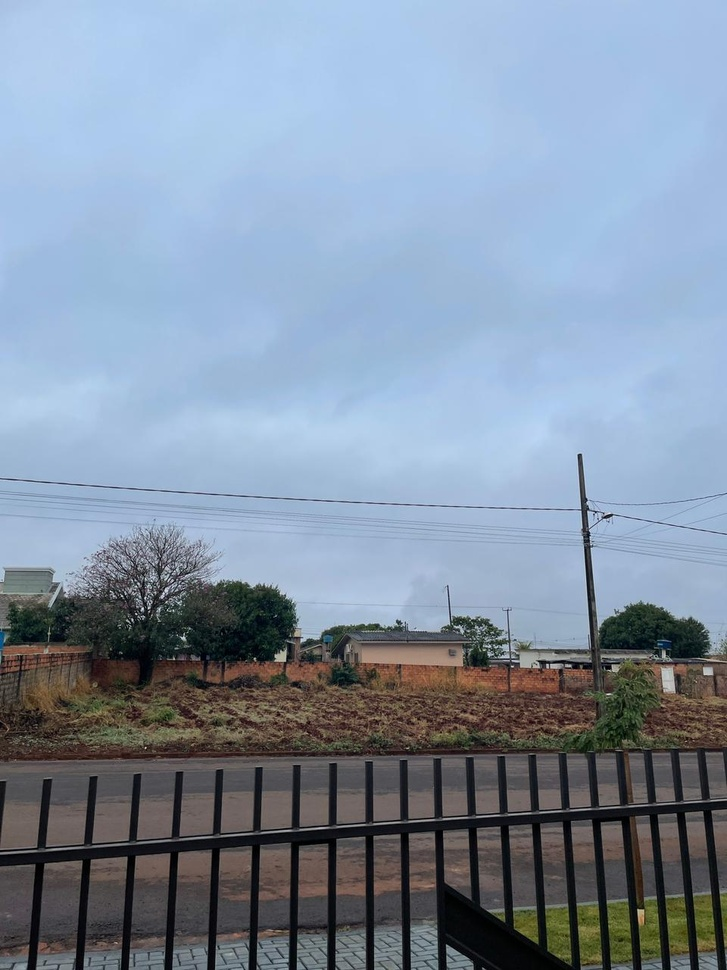
//> input picture imgs/t5.jpeg, 727 x 970 px, shrunk from 960 x 1280 before the run
$ ./Aeropano   (built with g++ and OpenCV 4)
//> lines starting //> are read from the running program, lines starting //| are printed output that depends on the picture
#include <opencv2/opencv.hpp>
#include <iostream>


int main()
{
    cv::Mat imgs[] = { cv::imread("imgs/t5.jpeg"), cv::imread("imgs/t6.jpeg") };
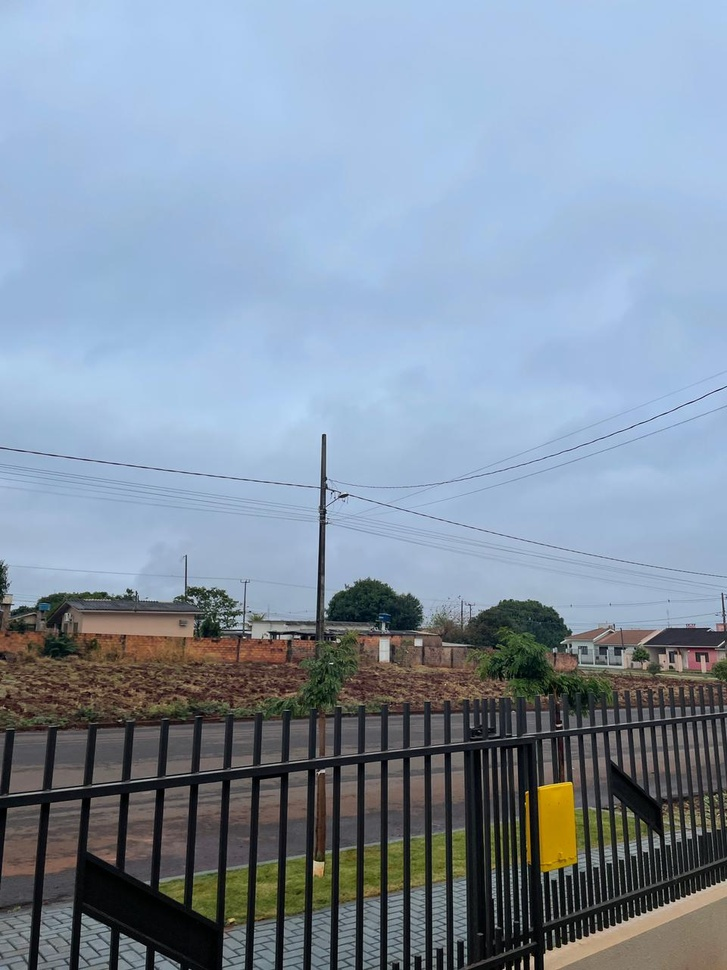
//> input picture imgs/t6.jpeg, 727 x 970 px, shrunk from 960 x 1280 before the run
//> imgs[0] is the input picture: 970 rows x 727 cols, CV_8UC3; mean B, G, R 162.9, 144.7, 129.7
//> imgs[1] is the input picture: 970 rows x 727 cols, CV_8UC3; mean B, G, R 163.6, 146.2, 130.9
    cv::Ptr<cv::ORB> orb = cv::ORB::create(); //Construtor do ORB retorna ptr da instancia (?)

    std::vector<cv::KeyPoint> kp1, kp2;
    cv::Mat des1, des2;

    orb->detectAndCompute(imgs[0], cv::noArray(), kp1, des1); //Processamento da imagem para reconhecer feature points e retornar seus kps
//> kp1 = 500 keypoints; strongest (x, y, size): (547, 664, 31), (142, 609, 31), (184, 638, 31), (638, 910, 31)
    orb->detectAndCompute(imgs[1], cv::noArray(), kp2, des2); //-e descriptors
//> kp2 = 500 keypoints; strongest (x, y, size): (323, 435, 31), (638, 914, 31), (635, 916, 31), (277, 635, 31)

    cv::Ptr<cv::BFMatcher> bfmatcher = cv::BFMatcher::create(cv::NORM_HAMMING);
    std::vector<cv::DMatch> matches;

    bfmatcher->match(des1, des2, matches);
//> matches = 500 matches

    //Executa algoritmo organizacional por distancia em "matches"
    std::sort(matches.begin(), matches.end(), [](const cv::DMatch& a, const cv::DMatch& b) {
        return a.distance < b.distance;
    });

    cv::Mat imgMatches;
    cv::drawMatches(imgs[0], kp1, imgs[1], kp2, matches, imgMatches);
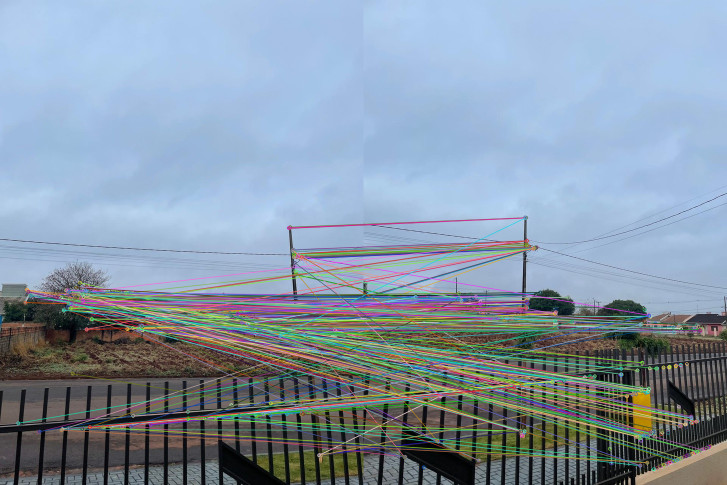
//> imgMatches: 970 rows x 1454 cols, CV_8UC3 (shown at 1/2 size); mean B, G, R 167.1, 150.9, 135
    cv::imshow("Feature Matches:", imgMatches);
    cv::waitKey(0);

    return 0;
}
